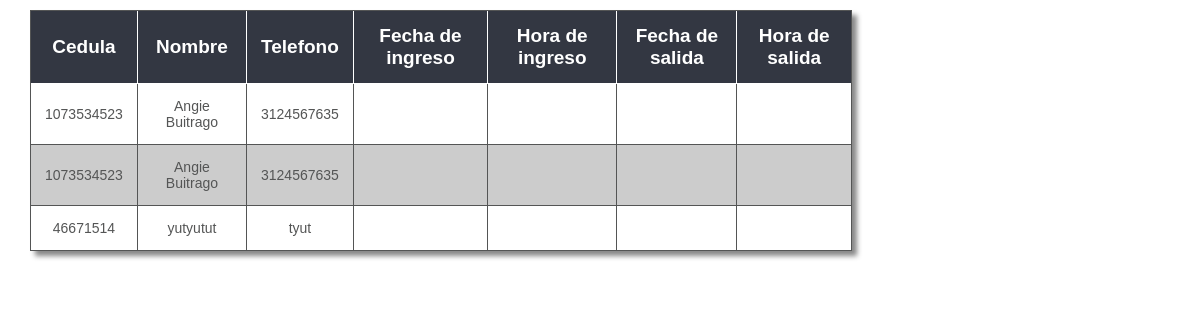
Page /consultas/consulta_visitas_usuarios.php (signed in) on the committed database.
### tables this page shows
CREATE TABLE `visitas` (
  `id` int(11) NOT NULL,
  `cedula` int(11) NOT NULL,
  `nombre` varchar(45) NOT NULL,
  `telefono` varchar(15) NOT NULL,
  `fecha_ingreso` date DEFAULT NULL,
  `hora_ingreso` time DEFAULT NULL,
  `fecha_salida` date DEFAULT NULL,
  `hora_salida` time DEFAULT NULL,
  `id_casa` varchar(5) NOT NULL
);

### consultas/consulta_visitas_usuarios.php (the view, shortened to what this page needs)
<?php
	require ("../global/conexion.php");
	if (isset($_SESSION['id_usuario'])) {
		$id_usuario = $_SESSION['id_usuario'];
		$consulta_vistas_arrendatario0 = $conexion -> query("SELECT * FROM r_casa_arrendatario WHERE id_arrendatario = '".$id_usuario."'");
		$consulta_vistas_propietarios = $conexion -> query("SELECT * FROM r_casa_propietarios WHERE id_propietarios = '".$id_usuario."'");
		if($respuesta = mysqli_fetch_array($consulta_vistas_arrendatario0)){
		$id_casa = $respuesta['id_casa'];
		$consulta = $conexion -> query("SELECT * FROM visitas WHERE id_casa = '".$id_casa."'");
		}elseif ($respuesta = mysqli_fetch_array($consulta_vistas_propietarios)) {
			$id_casa = $respuesta['id_casa'];
			$consulta = $conexion -> query("SELECT * FROM visitas WHERE id_casa = '".$id_casa."'");
		}
 ?>
 <!DOCTYPE html>
 <html lang="en">
 <head>
	<link rel="stylesheet" href="../css/css_estilos_tablas.css">
 </head>
 <body>
	<div class="Tabla">
	<table class="tabla">
		<tr>
			<td>Cedula</td>
			<td>Nombre</td>
			<td>Telefono</td>
			<td>Fecha de ingreso</td>
			<td>Hora de ingreso</td>
			<td>Fecha de salida</td>
			<td>Hora de salida</td>
		</tr>
		</div>
		<tr>
		<?php
			while ($res = mysqli_fetch_row($consulta)) {
				echo "
			<td>$res[1]</td>
			<td>$res[2]</td>
			<td>$res[3]</td>
			<td>$res[4]</td>
			<td>$res[5]</td>
			<td>$res[6]</td>
			<td>$res[7]</td>
		</tr>
		";
			}
		 ?>
 </body>
 </html>
 <?php
}else{
	header('Location: ../index.php');
}
  ?>

### css/css_estilos_tablas.css (style rules this page uses)
* { padding: 0px; margin: 0px; outline: none; }
.Tabla { margin: 10px; padding: 0px; width: 820px; box-shadow: 5px 5px 5px #888888; border: 1px solid #545555; margin-left: 2.5%; margin-top: 10px; position: absolute; }
.Tabla table { border-collapse: collapse; border-spacing: 0; width:100%; height:100%; margin:0px;padding:0px; }
.Tabla tr:nth-child(odd) { background-color:#cccccc; }
.Tabla tr:nth-child(even) { background-color:#ffffff; }
.Tabla td { vertical-align:middle; border:1px solid #545555; border-width:0px 1px 1px 0px; text-align:center; padding:14px; font-size:14px; font-family:Arial; font-weight:normal; color:#545555; }
.Tabla tr:last-child td { border-width:0px 1px 0px 0px; }
.Tabla tr td:last-child { border-width:0px 0px 1px 0px; }
.Tabla tr:last-child td:last-child { border-width:0px 0px 0px 0px; }
.Tabla tr:first-child td { background:-o-linear-gradient(bottom, :#333742 5%, :#333742 100%); background:-webkit-gradient( linear, left top, left bottom, color-stop(0.05, :#333742), color-stop(1, :#333742) ); background:-moz-linear-gradient( center top, :#333742 5%, :#333742 100% ); filter:progid:DXImageTransform.Microsoft.gradient(startColorstr=":#333742", endColorstr=":#333742"); background: -o-linear-gradient(top,:#333742,4caf50); background-color:#333742; border:0px solid #fff; text-align:center; border-width:0px 0px 1px 1px; font-size:19px; font-family:Arial; font-weight:bold; color:#ffffff; }
.Tabla tr:first-child td:first-child { border-width:0px 0px 1px 0px; }
.Tabla tr:first-child td:last-child { border-width:0px 0px 1px 1px; }

### rows in the picture
visitas: cedula "1073534523", nombre "Angie Buitrago", telefono "3124567635"
visitas: cedula "1073534523", nombre "Angie Buitrago", telefono "3124567635"
visitas: cedula "46671514", nombre "yutyutut", telefono "tyut"
